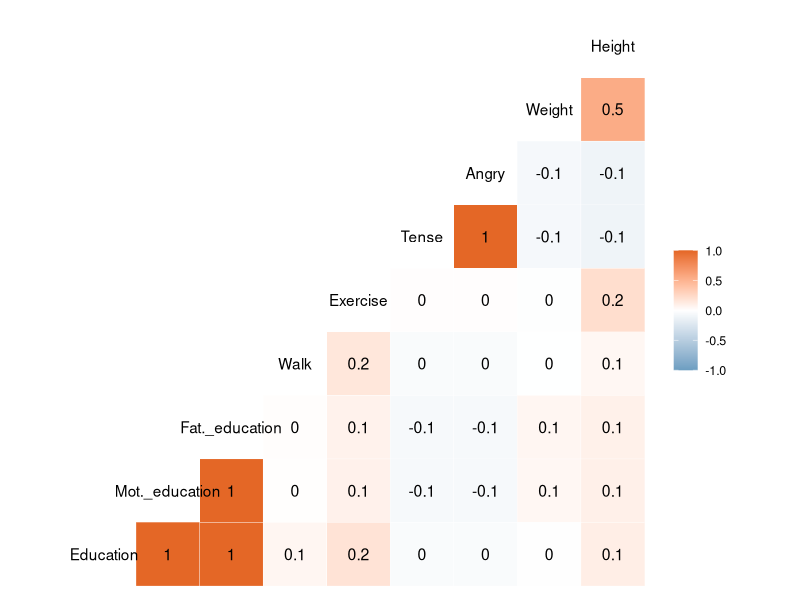
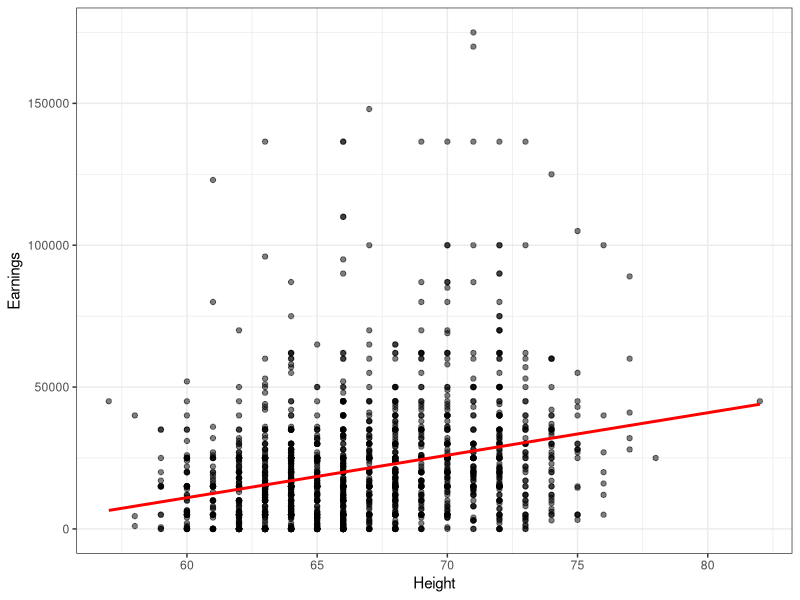
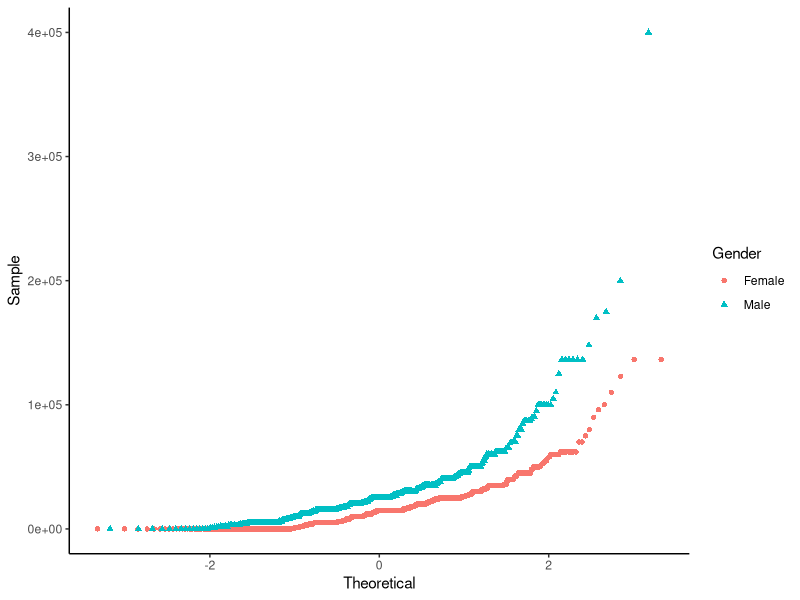

Write the R code that produced these figures, in order. (Note: this script raises an error after producing the figures.)

rm(list=ls())
library(foreign)
library(ggplot2)
library(boot)
library(tidyverse)
library(caret)
library(GGally)
library(scales)

## problem 1
data <- read.csv('earnings.csv')
head(data)
attach(data)

df1 <- data %>% select(education,mother_education,father_education,walk,exercise,tense,angry,weight,height)
colnames(df1) <-c("Education","Mot._education","Fat._education",
                  "Walk","Exercise","Tense","Angry","Weight","Height")
p1 <- ggcorr(df1, label = TRUE, low = "#6D9EC1", mid = "white", high = "#E46726") 
p1

## Problem 2
model <- lm(earn~height)
summary(model)
df2 <- data %>% filter(earn < 2e+05)
p2 <- ggplot(data = df2, aes(x = height, y = earn)) + geom_point(alpha = 0.5)
p2 <- p2 + geom_smooth(method = "lm", se = FALSE, color='red') 
p2 <- p2 + theme_bw() +
  scale_x_continuous(name="Height") +
  scale_y_continuous(name="Earnings")
p2

## Problem 3
p3 <- qplot(sample = earn, color=as.factor(male), shape=as.factor(male))
p3 <- p3 + theme_classic() + 
  scale_x_continuous(name = "Theoretical") +
  scale_y_continuous(name = "Sample",limits=c(0, 4e+05),breaks = c(0,1e+05,2e+05,3e+05,4e+05),
                     labels = function(x) format(x, scientific = TRUE)) +
  scale_colour_discrete(name = 'Gender',
                      breaks=c("0", "1"),
                      labels=c("Female", "Male")) +
  scale_shape_discrete(name = 'Gender',
                       breaks=c("0", "1"),
                       labels=c("Female", "Male"))
p3

# Problem 4
## forward selection
df4 <- na.omit(data)
fit1 <- lm(earn~., data= df4)
fit2 <- lm(earn ~ 1, data=df4)
mod_forward <- stepAIC(fit2,direction="forward",scope=list(upper=fit1,lower=fit2))
summary(mod_forward)

## backward selection
fit3 <- lm(earn~., data = df4)
mod_back <- step(fit3, direction= 'backward')
summary(mod_back)


beta1 <- seq(0, 1000, 1)

rss <- function(beta, beta1, data){
  resid <- df4$earn - (beta[1]+beta1*df4$height+beta[3]*df4$male+
                       beta[4]*df4$education+beta[5]*df4$tense +beta[6]*df4$age)
  return(sum(resid^2))
}

results <- data.frame(beta1 = beta1,
                      rss = sapply(beta1, rss, beta = as.numeric(mod_back$coefficients)))
results %>% ggplot(aes(beta1, rss)) + geom_line() + 
  geom_line(aes(beta1, rss))

## Problem 5
boot <- 500
coef_boot <- matrix(NA, boot, 3)
for (i in 1:boot){	
  s_boot <- sample(c(1:dim(df4)[1]),dim(df4)[1], replace=T)
  data_boot <- df4[s_boot,]
  fit3 <- lm(earn~., data = data_boot)
  mod_back <- step(fit3, direction= 'backward')
  coef_boot[i,] <- mod_back$coefficients[2:4]
}
coef_boot <- data.frame(value = c(coef_boot[,1], coef_boot[,2], coef_boot[,3]), 
                        beta = rep(c("beta_1","beta_2","beta_3"), each = 500))

p5 <- ggplot(coef_boot, aes(x = value)) + 
  geom_histogram(binwidth=300,color="black", fill="grey") + 
  facet_wrap(.~beta, ncol = 3) + 
  geom_vline(data=coef_boot, aes(xintercept=mean(value), color="red"), linetype="dashed")
p5 <- p5 + scale_x_continuous(limits = c(0, 15000)) +
  theme(legend.position="none")
p5
